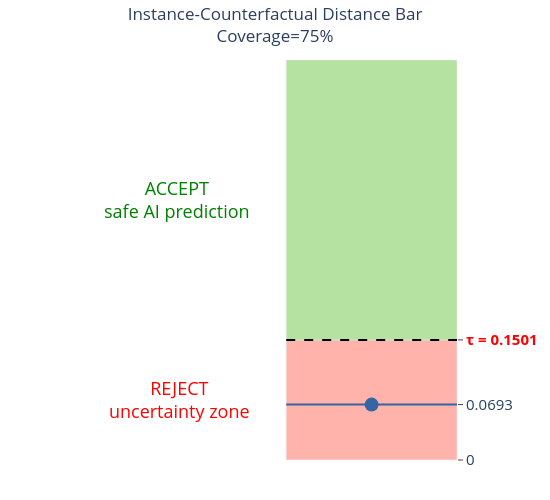

The code cell stored with this chart in its notebook:
### Code cell
plot_instance_distance_bar_v(good_idxs[10], cal_dist_dict, test_dist_dict, max_dist=0.5)

### Figure 1 — Plotly figure (JSON) as saved in the notebook; plotly's stock layout.template omitted (floating-point values rounded to 4 significant figures)
{"data": [{"hoverinfo": "skip", "marker": {"color": "#FFB3AB"}, "name": "REJECT: Below tau", "orientation": "h", "showlegend": false, "type": "bar", "width": [0.1501], "x": [1], "y": [0.07507]}, {"hoverinfo": "skip", "marker": {"color": "#B6E2A1"}, "name": "ACCEPT: Above tau", "orientation": "h", "showlegend": false, "type": "bar", "width": [0.3499], "x": [1], "y": [0.3251]}, {"hovertemplate": "<b>Distance:</b> 0.069<br><b>Relative gap to the rejection threshold:</b> -53.87%<br><span style='text-align:left'>Minimal changes to flip the label from <=50K to >50K:<br>* race: Black --> White</span><extra></extra>", "marker": {"color": "#3465A4", "size": 14, "symbol": "circle"}, "mode": "markers", "name": "Test instance", "showlegend": false, "type": "scatter", "x": [0.5], "y": [0.06926]}], "layout": {"annotations": [{"font": {"color": "red", "size": 18}, "showarrow": false, "text": "REJECT<br>uncertainty zone", "x": -0.2, "xanchor": "right", "y": 0.07507, "yanchor": "middle"}, {"font": {"color": "green", "size": 18}, "showarrow": false, "text": "ACCEPT<br>safe AI prediction", "x": -0.2, "xanchor": "right", "y": 0.3251, "yanchor": "middle"}], "bargap": 0, "height": 500, "margin": {"b": 40, "l": 30, "r": 30, "t": 40}, "plot_bgcolor": "white", "shapes": [{"line": {"color": "#3465A4", "width": 2}, "name": "test_distance", "type": "line", "x0": 0, "x1": 1, "y0": 0.06926, "y1": 0.06926}, {"line": {"color": "black", "dash": "dash"}, "name": "tau", "type": "line", "x0": 0, "x1": 1, "y0": 0.1501, "y1": 0.1501}], "showlegend": false, "title": {"text": "Instance-Counterfactual Distance Bar<br>Coverage=75%", "x": 0.5}, "width": 550, "xaxis": {"range": [-1.5, 1], "showgrid": false, "showticklabels": false}, "yaxis": {"range": [0, 0.525], "showgrid": false, "side": "right", "tickfont": {"size": 15}, "ticklabelposition": "outside right", "ticks": "outside", "tickson": "boundaries", "ticktext": ["0", "<b><span style='color:red'>&#964; = 0.1501</span></b>", "0.0693"], "tickvals": [0, 0.1501, 0.06926]}}}
